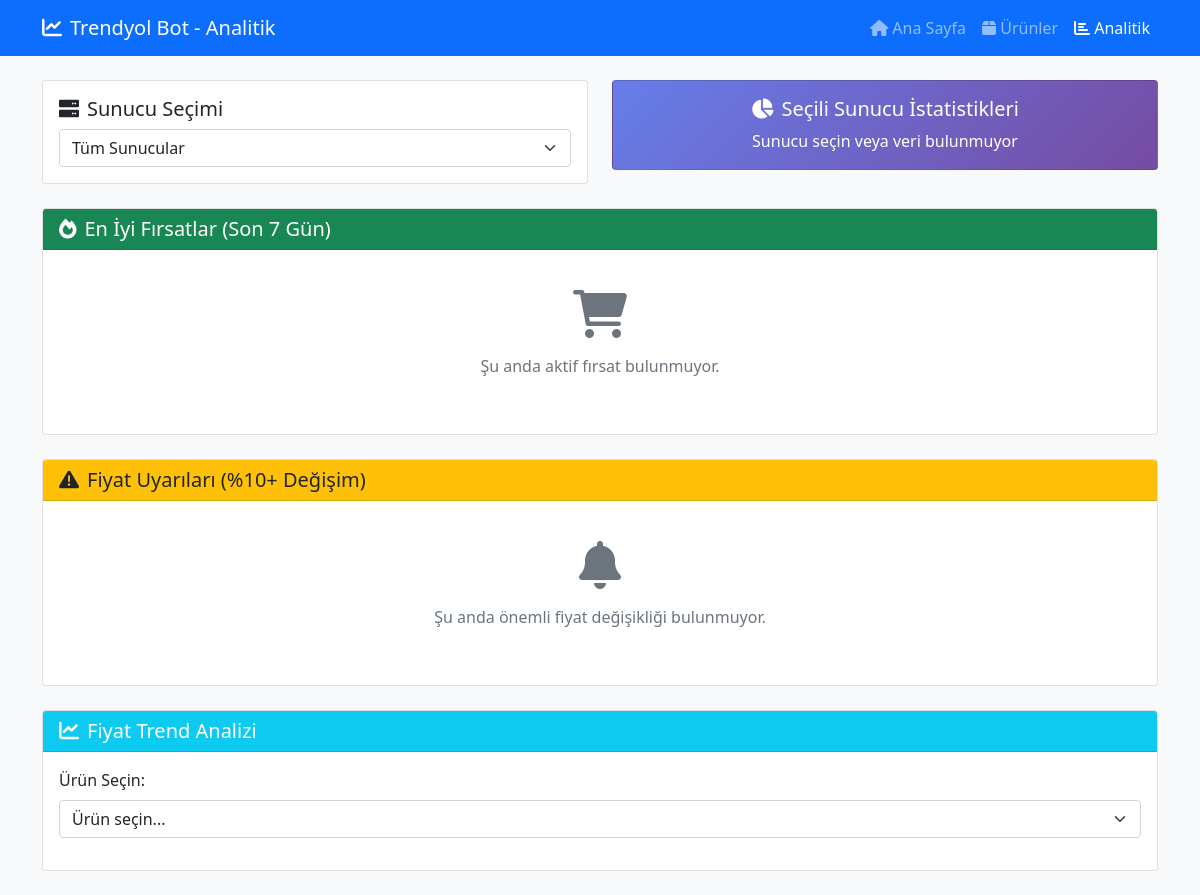
Before: /analytics with the older database file.
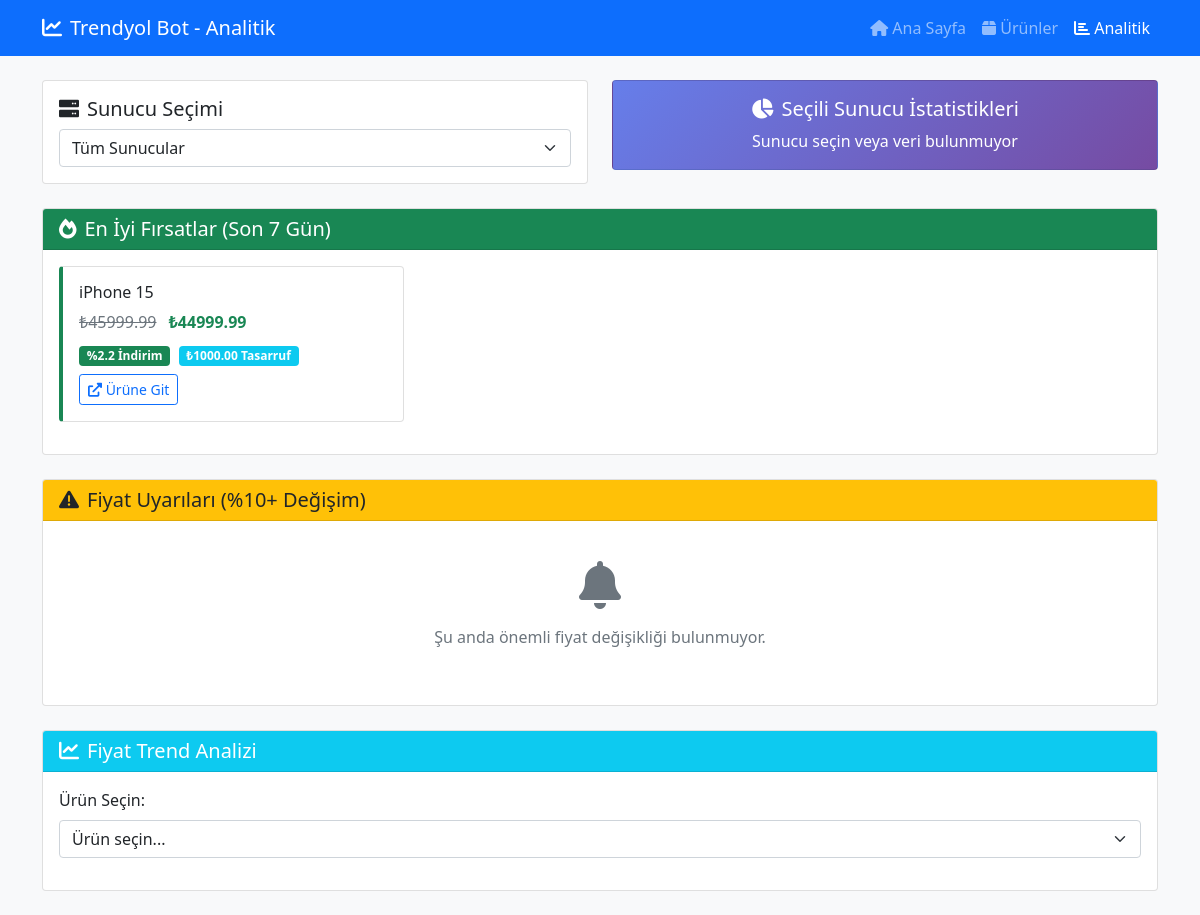
After: the same page with the newer database file.
### tables this page shows
CREATE TABLE products (
            id INTEGER PRIMARY KEY AUTOINCREMENT,
            product_id TEXT UNIQUE,
            name TEXT,
            url TEXT,
            image_url TEXT,
            current_price REAL,
            original_price REAL,
            added_at TIMESTAMP,
            last_checked TIMESTAMP,
            guild_id TEXT,
            user_id TEXT,
            channel_id TEXT
        );

### web_ui.py (the view)
@app.route('/analytics')
def analytics():
    try:
        db = get_db()
        from price_analyzer import PriceAnalyzer
        analyzer = PriceAnalyzer(db)
        guild_id = request.args.get('guild_id')
        deals = analyzer.get_best_deals(guild_id=guild_id, limit=10)
        alerts = analyzer.get_price_alerts(guild_id=guild_id, threshold=10)
        guild_stats = analyzer.get_guild_statistics(guild_id) if guild_id else {}
        all_guild_stats = db.get_all_guilds_stats()
        db.close()
        return render_template('analytics.html',
                             deals=deals,
                             alerts=alerts,
                             guild_stats=guild_stats,
                             all_guild_stats=all_guild_stats,
                             current_guild=guild_id)
    except Exception as e:
        logger.error(f"Analitik sayfası yüklenirken hata: {e}")
        return render_template('error.html', error=str(e))

### database.py (called while the page is built)
    def create_tables(self):
        self.cursor.execute('''
        CREATE TABLE IF NOT EXISTS products (
            id INTEGER PRIMARY KEY AUTOINCREMENT,
            product_id TEXT UNIQUE,
            name TEXT,
            url TEXT,
            image_url TEXT,
            current_price REAL,
            original_price REAL,
            added_at TIMESTAMP,
            last_checked TIMESTAMP,
            guild_id TEXT,
            user_id TEXT,
            channel_id TEXT
        )
        ''')
        self.cursor.execute('''
        CREATE TABLE IF NOT EXISTS price_history (
            id INTEGER PRIMARY KEY AUTOINCREMENT,
            product_id TEXT,
            price REAL,
            date TIMESTAMP,
            FOREIGN KEY(product_id) REFERENCES products(product_id)
        )
        ''')
        self.conn.commit()

    def get_all_guilds_stats(self):
        self.cursor.execute('''
        SELECT guild_id, COUNT(*) as product_count,
               MIN(added_at) as first_product,
               MAX(added_at) as last_product
        FROM products
        GROUP BY guild_id
        ORDER BY product_count DESC
        ''')
        results = self.cursor.fetchall()
        stats = []
        if results:
            for row in results:
                stats.append({
                    'guild_id': row[0],
                    'product_count': row[1],
                    'first_product': row[2],
                    'last_product': row[3]
                })
        return stats

    def close(self):
        if self.conn:
            self.conn.close()

### web_ui.py (called while the page is built)
def get_db():
    return Database()

### templates/analytics.html (shortened to what this page needs)
<!DOCTYPE html>
<html lang="tr">
<head>
    <link href="https://cdn.jsdelivr.net/npm/bootstrap@5.1.3/dist/css/bootstrap.min.css" rel="stylesheet">
    <link href="https://cdnjs.cloudflare.com/ajax/libs/font-awesome/6.0.0/css/all.min.css" rel="stylesheet">
</head>
<body class="bg-light">
    <nav class="navbar navbar-expand-lg navbar-dark bg-primary">
        <div class="container">
            <a class="navbar-brand" href="/">
                <i class="fas fa-chart-line me-2"></i>Trendyol Bot - Analitik
            </a>
            <div class="navbar-nav ms-auto">
                <a class="nav-link" href="/"><i class="fas fa-home"></i> Ana Sayfa</a>
                <a class="nav-link" href="/products"><i class="fas fa-box"></i> Ürünler</a>
                <a class="nav-link active" href="/analytics"><i class="fas fa-chart-bar"></i> Analitik</a>
            </div>
        </div>
    </nav>
    <div class="container mt-4">
        <div class="row mb-4">
            <div class="col-md-6">
                <div class="card">
                    <div class="card-body">
                        <h5 class="card-title"><i class="fas fa-server me-2"></i>Sunucu Seçimi</h5>
                        <select class="form-select" id="guildSelect" onchange="changeGuild()">
                            <option value="">Tüm Sunucular</option>
                        </select>
                    </div>
                </div>
            </div>
            <div class="col-md-6">
                <div class="card stats-card">
                    <div class="card-body text-center">
                        <h5 class="card-title"><i class="fas fa-chart-pie me-2"></i>Seçili Sunucu İstatistikleri</h5>
                        {% if guild_stats %}
                        <div class="row">
                            <div class="col-4">
                                <h3>{{ guild_stats.total_products }}</h3>
                                <small>Toplam Ürün</small>
                            </div>
                            <div class="col-4">
                                <h3>₺{{ "%.2f"|format(guild_stats.average_price) }}</h3>
                                <small>Ortalama Fiyat</small>
                            </div>
                            <div class="col-4">
                                <h3>{{ guild_stats.products_added_today }}</h3>
                                <small>Bugün Eklenen</small>
                            </div>
                        </div>
                        {% else %}
                        <p class="mb-0">Sunucu seçin veya veri bulunmuyor</p>
                        {% endif %}
                    </div>
                </div>
            </div>
        </div>
        <div class="row mb-4">
            <div class="col-12">
                <div class="card">
                    <div class="card-header bg-success text-white">
                        <h5 class="mb-0"><i class="fas fa-fire me-2"></i>En İyi Fırsatlar (Son 7 Gün)</h5>
                    </div>
                    <div class="card-body">
                        {% if deals %}
                        <div class="row">
                            {% for deal in deals %}
                            <div class="col-md-6 col-lg-4 mb-3">
                                <div class="card deal-card h-100">
                                    <div class="card-body">
                                        <h6 class="card-title">{{ deal.name[:40] }}{% if deal.name|length > 40 %}...{% endif %}</h6>
                                        <div class="mb-2">
                                            <span class="text-decoration-line-through text-muted">₺{{ "%.2f"|format(deal.old_price) }}</span>
                                            <span class="fw-bold text-success ms-2">₺{{ "%.2f"|format(deal.current_price) }}</span>
                                        </div>
                                        <div class="mb-2">
                                            <span class="badge bg-success">%{{ "%.1f"|format(deal.discount_percentage) }} İndirim</span>
                                            <span class="badge bg-info ms-1">₺{{ "%.2f"|format(deal.savings) }} Tasarruf</span>
                                        </div>
                                        <a href="{{ deal.url }}" target="_blank" class="btn btn-sm btn-outline-primary">
                                            <i class="fas fa-external-link-alt"></i> Ürüne Git
                                        </a>
                                    </div>
                                </div>
                            </div>
                            {% endfor %}
                        </div>
                        {% else %}
                        <div class="text-center text-muted py-4">
                            <i class="fas fa-shopping-cart fa-3x mb-3"></i>
                            <p>Şu anda aktif fırsat bulunmuyor.</p>
                        </div>
                        {% endif %}
                    </div>
                </div>
            </div>
        </div>
        <div class="row mb-4">
            <div class="col-12">
                <div class="card">
                    <div class="card-header bg-warning text-dark">
                        <h5 class="mb-0"><i class="fas fa-exclamation-triangle me-2"></i>Fiyat Uyarıları (%10+ Değişim)</h5>
                    </div>
                    <div class="card-body">
                        {% if alerts %}
                        <div class="row">
                            {% for alert in alerts %}
                            <div class="col-md-6 mb-3">
                                <div class="card alert-card">
                                    <div class="card-body">
                                        <h6 class="card-title">{{ alert.name[:40] }}{% if alert.name|length > 40 %}...{% endif %}</h6>
                                        <div class="mb-2">
                                            <span class="text-muted">₺{{ "%.2f"|format(alert.previous_price) }}</span>
                                            <i class="fas fa-arrow-right mx-2"></i>
                                            <span class="fw-bold">₺{{ "%.2f"|format(alert.current_price) }}</span>
                                        </div>
                                        <div class="mb-2">
                                            {% if alert.alert_type == 'increase' %}
                                            <span class="badge bg-danger">
                                                <i class="fas fa-arrow-up"></i> +%{{ "%.1f"|format(alert.change_percentage) }}
                                            </span>
                                            {% else %}
                                            <span class="badge bg-success">
                                                <i class="fas fa-arrow-down"></i> %{{ "%.1f"|format(alert.change_percentage) }}
                                            </span>
                                            {% endif %}
                                            <span class="badge bg-secondary ms-1">₺{{ "%.2f"|format(alert.change_amount|abs) }}</span>
                                        </div>
                                        <a href="{{ alert.url }}" target="_blank" class="btn btn-sm btn-outline-primary">
                                            <i class="fas fa-external-link-alt"></i> Ürüne Git
                                        </a>
                                    </div>
                                </div>
                            </div>
                            {% endfor %}
                        </div>
                        {% else %}
                        <div class="text-center text-muted py-4">
                            <i class="fas fa-bell fa-3x mb-3"></i>
                            <p>Şu anda önemli fiyat değişikliği bulunmuyor.</p>
                        </div>
                        {% endif %}
                    </div>
                </div>
            </div>
        </div>
        <div class="row mb-4">
            <div class="col-12">
                <div class="card">
                    <div class="card-header bg-info text-white">
                        <h5 class="mb-0"><i class="fas fa-chart-line me-2"></i>Fiyat Trend Analizi</h5>
                    </div>
                    <div class="card-body">
                        <div class="mb-3">
                            <label for="productSelect" class="form-label">Ürün Seçin:</label>
                            <select class="form-select" id="productSelect" onchange="loadProductTrend()">
                                <option value="">Ürün seçin...</option>
                            </select>
                        </div>
                    </div>
                </div>
            </div>
        </div>
    </div>
</body>
</html>

### templates/analytics.html (style rules this page uses)
.deal-card { border-left: 4px solid #198754; }
.stats-card { background: linear-gradient(135deg, #667eea 0%, #764ba2 100%); color: white; }

Changed rows visible on the page:
added products: name "iPhone 15", old_price "45999.99", current_price "44999.99", discount_percentage "2.2", savings "1000.00"
Other visible differences:
text no longer shown: "Şu anda aktif fırsat bulunmuyor."
